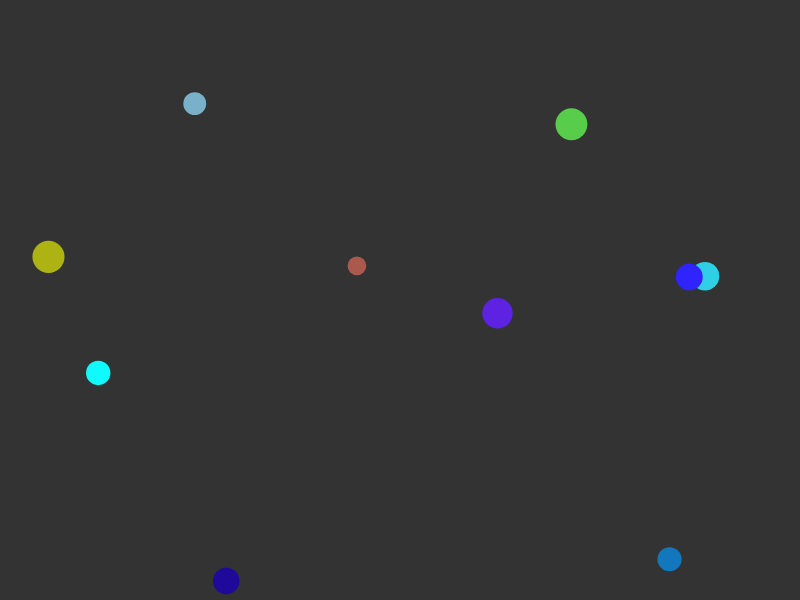
Frame 1 (no input)
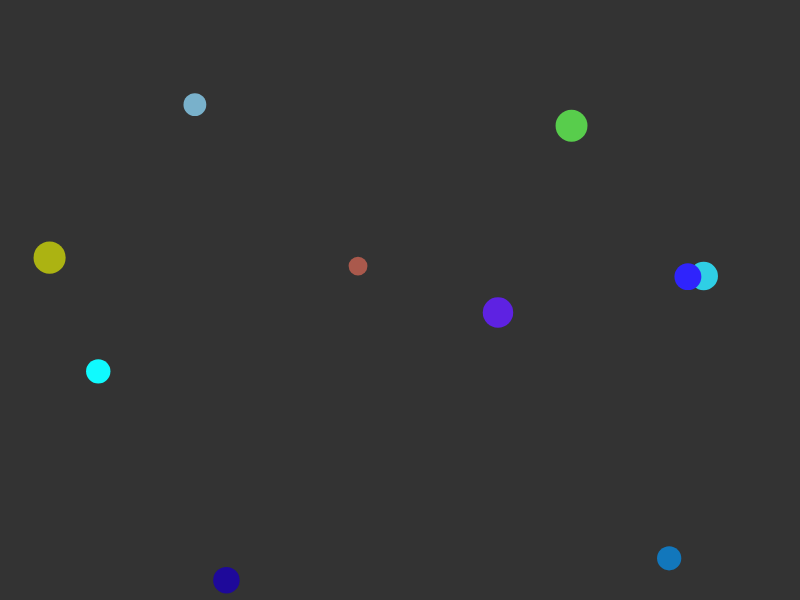
Frame 60 (no input)
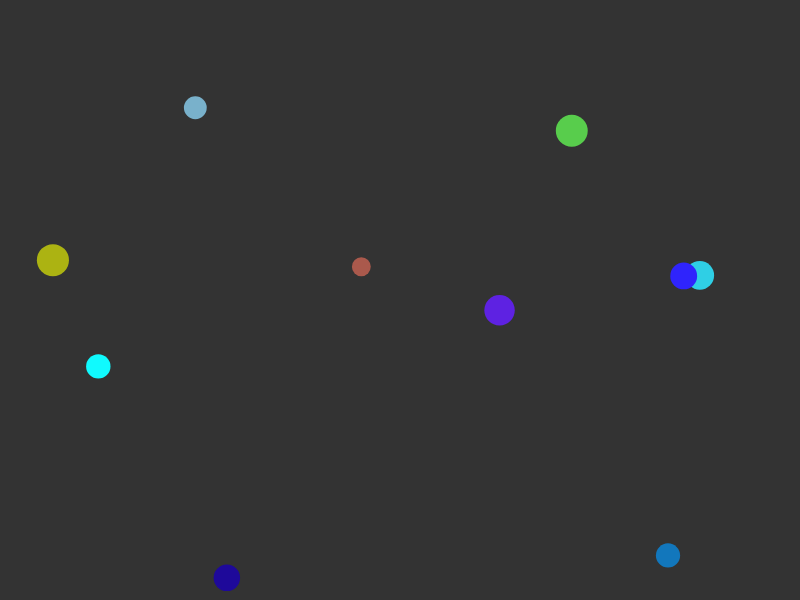
Frame 120 (the mouse pressed at the canvas centre since frame 60)

The p5.js sketch that drew these frames (run headless with seeded random() and noise() and a simulated clock; from frame 60 on, the mouse is pressed at the canvas centre):

// p5.js sketch
// ── sketch.js
// constants
const G = 6.67e-11
const SCALE = 0.001

// particles array
let particles = []

document.addEventListener("click", function() {
    for (let i = 0; i < 10; i++) {
        let x = random(0, width)
        let y = random(0, height)
        let mass = random(2e8, 1e9)

        particles.push(new Particle(x, y, mass))
    }
});

function setup() {
    createCanvas(window.screen.width, window.screen.height)

    // creating particles
    for (let i = 0; i < 10; i++) {
        let x = random(0, width)
        let y = random(0, height)
        let mass = random(2e8, 1e9)

        particles.push(new Particle(x, y, mass))
    }
  }
  
  function draw() {
    background(51, 51, 51)

    for (const particleA of particles)
        for (const particleB of particles)
            if (particleA !== particleB) particleA.physics(particleB)

    for (const particle of particles) {
        particle.update()
        particle.draw()
    }
  }
// ── particle.js
class Particle {
    constructor (x, y, mass) {
        // setup particle
        this.position = createVector(x, y)
        this.acceleration = createVector(0, 0)
        this.velocity = createVector(0, 0)
        this.mass = mass
        this.radius = Math.sqrt(this.mass / PI) * SCALE
        this.color = color(random(0, 255), random(0, 255), random(0, 255))
    }

    draw () {
        // draw particle
        noStroke()
        fill(this.color)
        ellipse(this.position.x, this.position.y, this.radius * 2)
    }

    applyForce(force) {
        // apply force to particle
        this.acceleration.add(p5.Vector.div(force, this.mass))
    }

    physics(particle) {
        // use particle
        if (this === particle) return

        let mass = this.mass * particle.mass
        let radius = this.radius + particle.radius
        let distance = this.position.dist(particle.position)

        if (distance <= radius) return

        let force = p5.Vector.sub(this.position, particle.position).setMag(G * mass / (distance ** 2))

        particle.applyForce(force)
    }

    update() {
        // update particle
        let deltaVelocity = p5.Vector.mult(this.acceleration, deltaTime)
        
        this.velocity.set(this.velocity.add(deltaVelocity))
        this.position.set(this.position.add(p5.Vector.mult(this.velocity, deltaTime)))
        this.acceleration.set(0, 0)
    }
}
